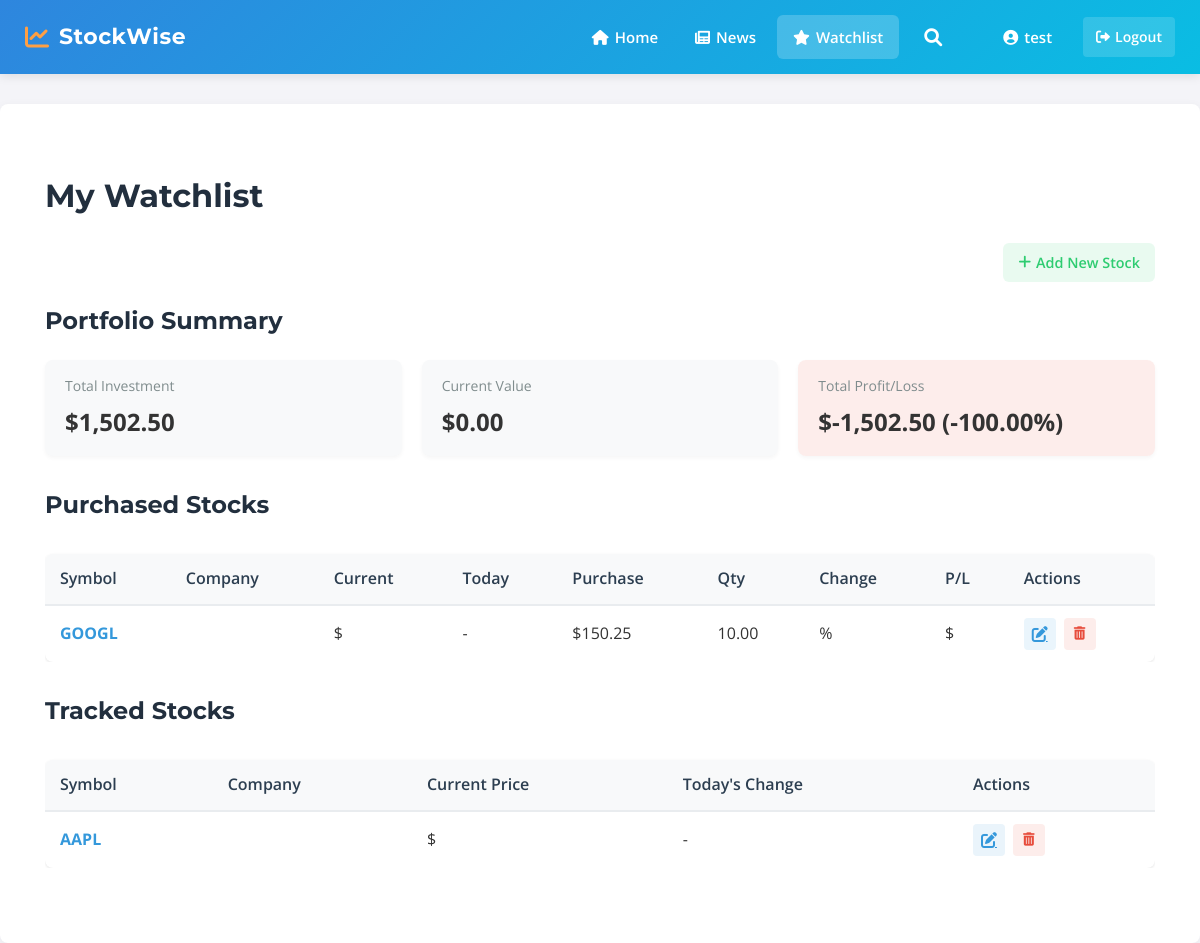
The app's page /watchlist/ (signed in), older data.
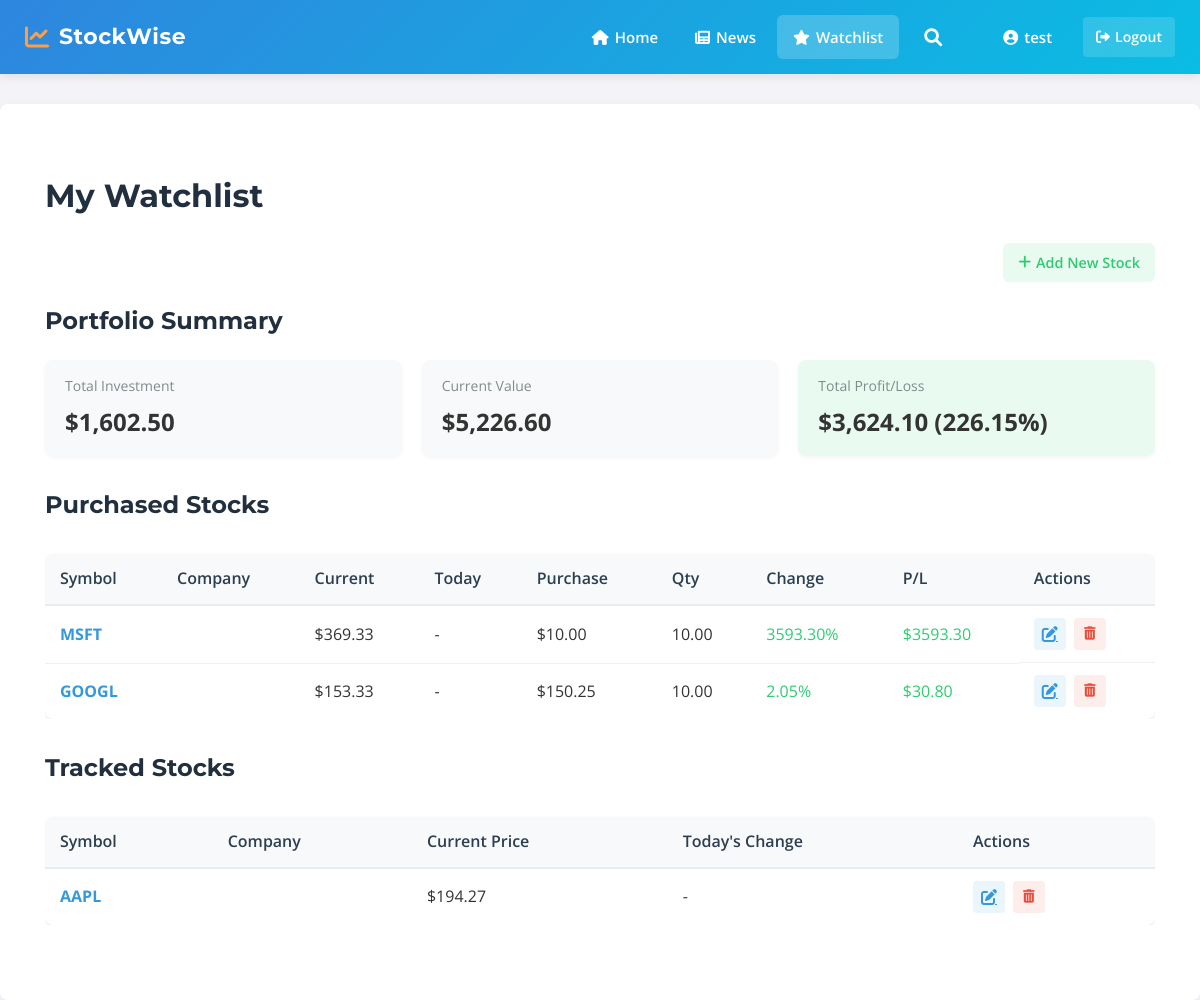
The same page, newer data.
### stocks/models.py (models this page shows, shortened)
class WatchlistItem(models.Model):
    TRACKING_TYPES = (
        ('TRACKING', 'Just Tracking'),
        ('PURCHASED', 'Purchased'),
    )
    watchlist = models.ForeignKey(Watchlist, on_delete=models.CASCADE, related_name='items')
    symbol = models.CharField(max_length=10)
    tracking_type = models.CharField(max_length=10, choices=TRACKING_TYPES, default='TRACKING')
    purchase_price = models.DecimalField(max_digits=10, decimal_places=2, null=True, blank=True)
    purchase_quantity = models.DecimalField(max_digits=10, decimal_places=2, null=True, blank=True)
    purchase_date = models.DateField(null=True, blank=True)
    last_price = models.DecimalField(max_digits=10, decimal_places=2, null=True, blank=True)
    last_price_check = models.DateTimeField(null=True, blank=True)
    notes = models.TextField(blank=True, null=True)
    created_at = models.DateTimeField(auto_now_add=True)
    updated_at = models.DateTimeField(auto_now=True)
    class Meta:
        unique_together = ('watchlist', 'symbol')
        ordering = ['-created_at']
    @property
    def total_investment(self):
        if self.purchase_price and self.purchase_quantity:
            return self.purchase_price * self.purchase_quantity
        return None
    @property
    def current_value(self):
        if self.last_price and self.purchase_quantity:
            return self.last_price * self.purchase_quantity
        return None
    @property
    def profit_loss(self):
        if self.current_value is not None and self.total_investment is not None:
            return self.current_value - self.total_investment
        return None
    @property
    def percent_change(self):
        if self.purchase_price and self.last_price and self.purchase_price > 0:
            return ((self.last_price - self.purchase_price) / self.purchase_price) * 100
        return None
    def save(self, *args, **kwargs):
        if self.tracking_type != 'PURCHASED':
            self.purchase_price = None
            self.purchase_quantity = None
            self.purchase_date = None
        super().save(*args, **kwargs)

### stocks/views.py (the view)
# urls.py: path('watchlist/', views.watchlist, name='watchlist'),
@login_required
def watchlist(request: HttpRequest):
    watchlist, _created = Watchlist.objects.get_or_create(user=request.user) # Prefix unused 'created'
    items = watchlist.items.all()
    purchased_items = []
    tracked_items = []
    total_investment = Decimal('0.00')
    total_current_value = Decimal('0.00')
    for item in items:
        should_update = (not item.last_price_check or
                       (datetime.now().replace(tzinfo=None) - item.last_price_check.replace(tzinfo=None) > timedelta(days=1)))
        if should_update:
            try:
                ticker = yf.Ticker(item.symbol)
                today_data = ticker.history(period='1d')
                if not today_data.empty:
                    item.last_price = today_data['Close'][-1]
                    item.last_price_check = datetime.now()
                    item.save()
            except Exception as e:
                print(f"Error updating price for {item.symbol}: {e}")
        try:
            ticker = yf.Ticker(item.symbol)
            info = ticker.info
            name = info.get('shortName', info.get('longName', item.symbol))
            today_data = ticker.history(period='2d')
            if len(today_data) >= 2:
                yesterday_close = today_data['Close'][-2]
                today_close = today_data['Close'][-1]
                daily_change = today_close - yesterday_close
                daily_change_percent = (daily_change / yesterday_close) * 100 if yesterday_close > 0 else 0
            else:
                daily_change = None
                daily_change_percent = None
            item_detail = {
                'item': item,
                'name': name,
                'current_price': item.last_price,
                'daily_change': daily_change,
                'daily_change_percent': daily_change_percent
            }
            if item.tracking_type == 'PURCHASED':
                purchased_items.append(item_detail)
                if item.total_investment:
                    total_investment += item.total_investment
                if item.current_value:
                    total_current_value += item.current_value
            else:
                tracked_items.append(item_detail)
        except Exception as e:
            print(f"Error processing {item.symbol}: {e}")
            item_detail = {
                'item': item,
                'name': item.symbol,
                'current_price': item.last_price,
                'daily_change': None,
                'daily_change_percent': None
            }
            if item.tracking_type == 'PURCHASED':
                purchased_items.append(item_detail)
            else:
                tracked_items.append(item_detail)
    context = {
        'purchased_items': purchased_items,
        'tracked_items': tracked_items,
        'total_investment': total_investment,
        'total_current_value': total_current_value,
    }
    return render(request, 'stocks/watchlist.html', context)

### stocks/templates/stocks/watchlist.html (shortened to what this page needs)
{% extends 'stocks/base.html' %}
{% load humanize %}
{% load stock_tags %}
{% block content %}
<div class="watchlist-container">
    <h1>My Watchlist</h1>
    <div class="watchlist-actions">
        <a href="{% url 'add_to_watchlist' %}" class="btn btn-add-watchlist">
            <i class="fas fa-plus"></i> Add New Stock
        </a>
    </div>
    {% if purchased_items or tracked_items %}
        {% if purchased_items %}
            <div class="portfolio-summary">
                <h2>Portfolio Summary</h2>
                <div class="summary-cards">
                    <div class="summary-card">
                        <div class="card-label">Total Investment</div>
                        <div class="card-value">${{ total_investment|floatformat:2|intcomma }}</div>
                    </div>
                    <div class="summary-card">
                        <div class="card-label">Current Value</div>
                        <div class="card-value">${{ total_current_value|floatformat:2|intcomma }}</div>
                    </div>
                    <div class="summary-card
                        {% if total_current_value > total_investment %}profit{% elif total_current_value < total_investment %}loss{% endif %}">
                        <div class="card-label">Total Profit/Loss</div>
                        <div class="card-value">
                            ${{ total_current_value|subtract:total_investment|floatformat:2|intcomma }}
                            ({{ total_current_value|percent_change:total_investment|floatformat:2 }}%)
                        </div>
                    </div>
                </div>
            </div>
            <h2>Purchased Stocks</h2>
            <div class="watchlist-section">
                <table class="watchlist-table">
                    <thead>
                        <tr>
                            <th>Symbol</th>
                            <th>Company</th>
                            <th>Current</th>
                            <th>Today</th>
                            <th>Purchase</th>
                            <th>Qty</th>
                            <th>Change</th>
                            <th>P/L</th>
                            <th>Actions</th>
                        </tr>
                    </thead>
                    <tbody>
                        {% for detail in purchased_items %}
                            {% with item=detail.item %}
                            <tr>
                                <td class="symbol">
                                    <a href="{% url 'stock_detail' symbol=item.symbol %}">{{ item.symbol }}</a>
                                </td>
                                <td class="name">{{ detail.name }}</td>
                                <td class="current">${{ item.last_price|floatformat:2 }}</td>
                                <td class="today-change
                                    {% if detail.daily_change > 0 %}positive{% elif detail.daily_change < 0 %}negative{% endif %}">
                                    {% if detail.daily_change %}
                                        {{ detail.daily_change|floatformat:2 }} ({{ detail.daily_change_percent|floatformat:2 }}%)
                                    {% else %}
                                        -
                                    {% endif %}
                                </td>
                                <td class="purchase">${{ item.purchase_price|floatformat:2 }}</td>
                                <td class="quantity">{{ item.purchase_quantity|floatformat:2 }}</td>
                                <td class="percent-change
                                    {% if item.percent_change > 0 %}positive{% elif item.percent_change < 0 %}negative{% endif %}">
                                    {{ item.percent_change|floatformat:2 }}%
                                </td>
                                <td class="profit-loss
                                    {% if item.profit_loss > 0 %}positive{% elif item.profit_loss < 0 %}negative{% endif %}">
                                    ${{ item.profit_loss|floatformat:2 }}
                                </td>
                                <td class="actions">
                                    <a href="{% url 'edit_watchlist_item' item_id=item.id %}" class="btn-action btn-edit">
                                        <i class="fas fa-edit"></i>
                                    </a>
                                    <form method="POST" action="{% url 'remove_from_watchlist' item_id=item.id %}"
                                          class="delete-form" onsubmit="return confirm('Are you sure you want to remove {{ item.symbol }} from your watchlist?');">
                                        <button type="submit" class="btn-action btn-delete">
                                            <i class="fas fa-trash-alt"></i>
                                        </button>
                                    </form>
                                </td>
                            </tr>
                            {% endwith %}
                        {% endfor %}
                    </tbody>
                </table>
            </div>
        {% endif %}
        {% if tracked_items %}
            <h2>Tracked Stocks</h2>
            <div class="watchlist-section">
                <table class="watchlist-table">
                    <thead>
                        <tr>
                            <th>Symbol</th>
                            <th>Company</th>
                            <th>Current Price</th>
                            <th>Today's Change</th>
                            <th>Actions</th>
                        </tr>
                    </thead>
                    <tbody>
                        {% for detail in tracked_items %}
                            {% with item=detail.item %}
                            <tr>
                                <td class="symbol">
                                    <a href="{% url 'stock_detail' symbol=item.symbol %}">{{ item.symbol }}</a>
                                </td>
                                <td class="name">{{ detail.name }}</td>
                                <td class="current">${{ item.last_price|floatformat:2 }}</td>
                                <td class="today-change
                                    {% if detail.daily_change > 0 %}positive{% elif detail.daily_change < 0 %}negative{% endif %}">
                                    {% if detail.daily_change %}
                                        {{ detail.daily_change|floatformat:2 }} ({{ detail.daily_change_percent|floatformat:2 }}%)
                                    {% else %}
                                        -
                                    {% endif %}
                                </td>
                                <td class="actions">
                                    <a href="{% url 'edit_watchlist_item' item_id=item.id %}" class="btn-action btn-edit">
                                        <i class="fas fa-edit"></i>
                                    </a>
                                    <form method="POST" action="{% url 'remove_from_watchlist' item_id=item.id %}"
                                          class="delete-form" onsubmit="return confirm('Are you sure you want to remove {{ item.symbol }} from your watchlist?');">
                                        <button type="submit" class="btn-action btn-delete">
                                            <i class="fas fa-trash-alt"></i>
                                        </button>
                                    </form>
                                </td>
                            </tr>
                            {% endwith %}
                        {% endfor %}
                    </tbody>
                </table>
            </div>
        {% endif %}
    {% endif %}
</div>
{% endblock %}

### stocks/templates/stocks/base.html (shortened to what this page needs)
<!DOCTYPE html>
<html lang="en">
<head>
    <link rel="stylesheet" href="https://cdnjs.cloudflare.com/ajax/libs/font-awesome/6.0.0/css/all.min.css">
</head>
<body>
    <header>
        <div class="header-container">
            <a href="{% url 'home' %}" class="logo">
                <i class="fas fa-chart-line logo-icon"></i>
                <span class="logo-text">StockWise</span>
            </a>
            <div style="display: flex; align-items: center;">
                <nav class="nav-menu">
                    <a href="{% url 'home' %}" {% if request.resolver_match.url_name == 'home' %}class="active"{% endif %}>
                        <i class="fas fa-home"></i> Home
                    </a>
                    <a href="{% url 'stock_news' %}" {% if 'stock_news' in request.resolver_match.url_name %}class="active"{% endif %}>
                        <i class="fas fa-newspaper"></i> News
                    </a>
                    {% if user.is_authenticated %}
                    <a href="{% url 'watchlist' %}" {% if request.resolver_match.url_name == 'watchlist' %}class="active"{% endif %}>
                        <i class="fas fa-star"></i> Watchlist
                    </a>
                    {% endif %}
                </nav>
                <div class="header-search-container">
                    <button type="button" id="header-search-toggle" title="Search Stocks">
                        <i class="fas fa-search"></i>
                    </button>
                </div>
                <div class="auth-menu">
                    {% if user.is_authenticated %}
                        <a href="{% url 'account' %}" class="nav-username-link" title="Manage Account">
                            <i class="fas fa-user-circle"></i>
                            {{ user.username }}
                        </a>
                        <a href="{% url 'logout' %}" class="btn btn-logout" style="margin-left: 10px;">
                            <i class="fas fa-sign-out-alt"></i> Logout
                        </a>
                    {% endif %}
                </div>
            </div>
        </div>
    </header>
    <div class="container">
            {% block content %}{% endblock %}
    </div>
</body>
</html>

Row changes from the older to the newer data that the page shows:
added WatchlistItem: item.symbol "MSFT", item.last_price "369.33", item.purchase_price "10.00", item.purchase_quantity "10.00", item.percent_change "3593.30", item.profit_loss "3593.30", shown under "Purchased Stocks"
changed WatchlistItem "GOOGL": item.last_price (not shown) → "153.33"; last_price 157.14 → 153.33 (drawn); item.percent_change (not shown) → "2.05"; item.profit_loss (not shown) → "30.80"
changed WatchlistItem "AAPL": item.last_price (not shown) → "194.27"
Text that changed along with them:
{{ total_investment|floatformat:2|intcomma }}: "1,502.50" → "1,602.50"
{{ total_current_value|floatformat:2|intcomma }}: "0.00" → "5,226.60"
{{ total_current_value|subtract:total_investment|floatformat:2|intcomma }}: "-1,502.50" → "3,624.10"
{{ total_current_value|percent_change:total_investment|floatformat:2 }}: "-100.00" → "226.15"
